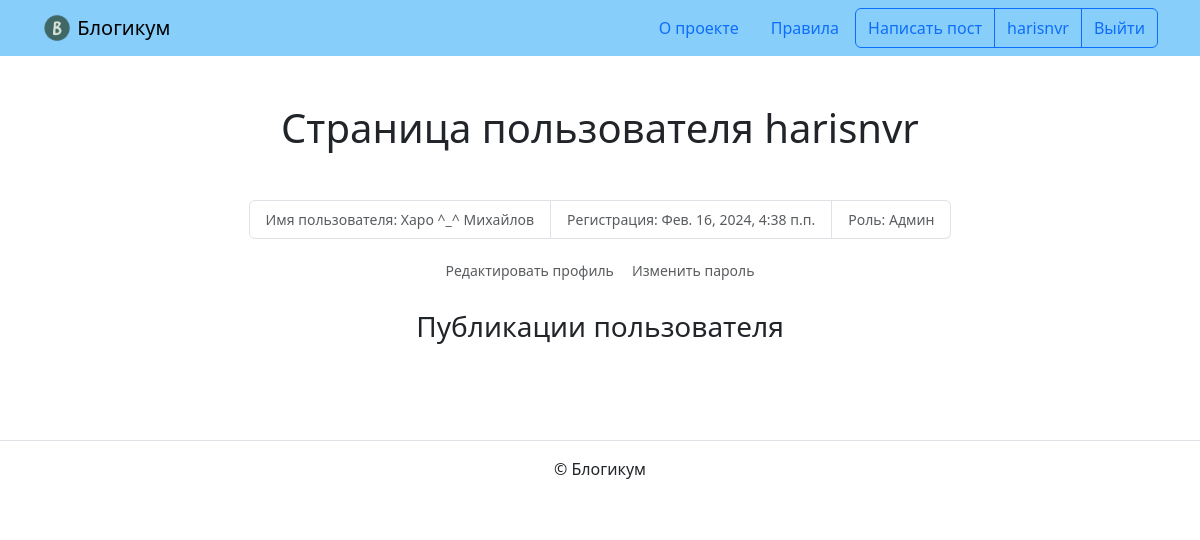
The app's page /profile/harisnvr/ (signed in), older data.
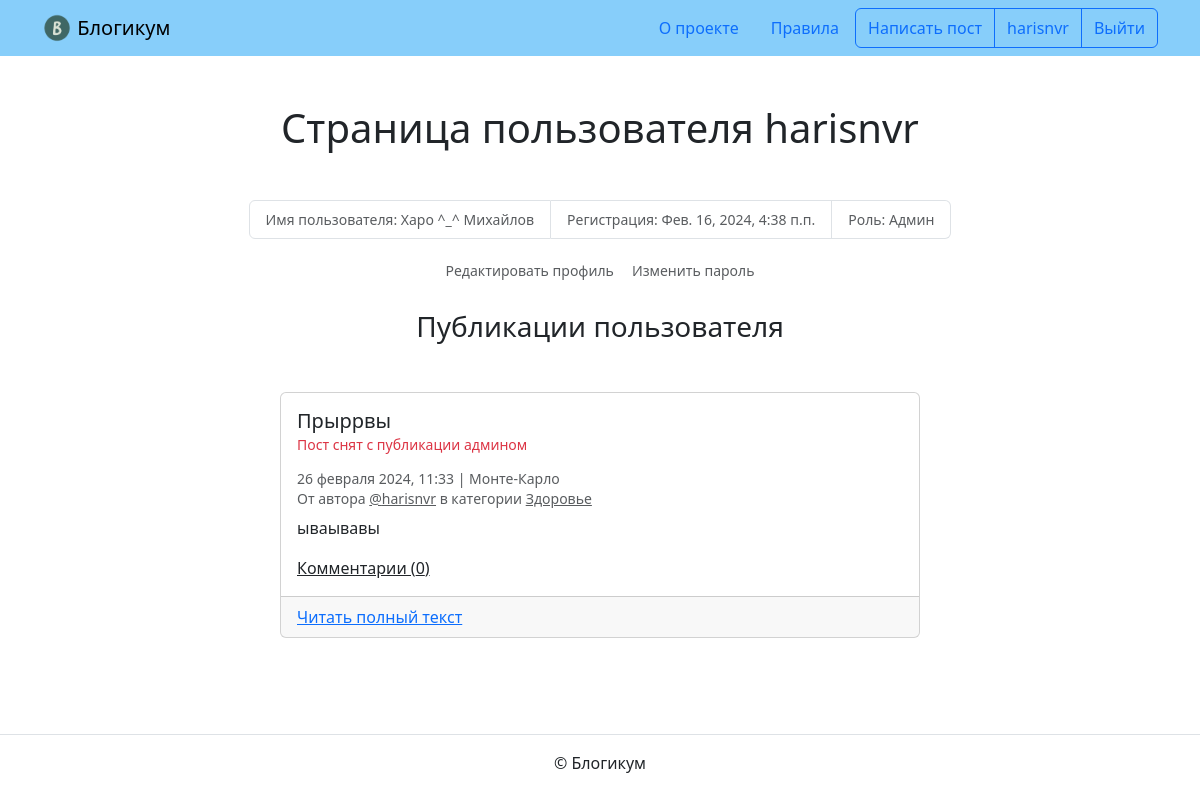
The same page, newer data.
### blog/models.py (models this page shows, shortened)
class BaseModel(models.Model):
    is_published = models.BooleanField(
        default=True,
        verbose_name='Опубликовано',
        help_text='Снимите галочку, чтобы скрыть публикацию.'
    )
    created_at = models.DateTimeField(
        auto_now_add=True,
        verbose_name='Добавлено'
    )
    class Meta:
        abstract = True

class Post(BaseModel):
    title = models.CharField(
        max_length=MX_CHARS,
        verbose_name='Заголовок'
    )
    text = models.TextField(
        verbose_name='Текст'
    )
    pub_date = models.DateTimeField(
        verbose_name='Дата и время публикации',
        help_text='Если установить дату и время в будущем — можно делать '
                  'отложенные публикации.'
    )
    author = models.ForeignKey(
        USER,
        on_delete=models.CASCADE,
        verbose_name='Автор публикации',
        related_name='posts'
    )
    location = models.ForeignKey(
        Location,
        on_delete=models.SET_NULL,
        blank=True,
        null=True,
        verbose_name='Местоположение',
        related_name='posts'
    )
    category = models.ForeignKey(
        Category,
        on_delete=models.SET_NULL,
        null=True,
        verbose_name='Категория',
        related_name='posts'
    )
    image = models.ImageField(
        verbose_name='Фото',
        upload_to='post_images',
        blank=True
    )
    comment_count = models.IntegerField(
        default=0,
        verbose_name='Кол-во комментов',
    )
    class Meta:
        verbose_name = 'публикация'
        verbose_name_plural = 'Публикации'
        ordering = ['-pub_date']

class Location(BaseModel):
    name = models.CharField(
        max_length=MX_CHARS,
        verbose_name='Название места'
    )
    class Meta:
        verbose_name = 'местоположение'
        verbose_name_plural = 'Местоположения'

class Category(BaseModel):
    title = models.CharField(
        max_length=MX_CHARS,
        verbose_name='Заголовок'
    )
    description = models.TextField(
        verbose_name='Описание'
    )
    slug = models.SlugField(
        unique=True,
        verbose_name='Идентификатор',
        help_text='Идентификатор страницы для URL; разрешены символы '
                  'латиницы, цифры, дефис и подчёркивание.'
    )
    class Meta:
        verbose_name = 'категория'
        verbose_name_plural = 'Категории'

### blog/views.py (the view)
# urls.py: path('profile/<str:username>/', views.profile,
def profile(request, username):
    user_profile = get_object_or_404(User, username=username)
    user = request.user
    if user_profile == user:
        context_posts = Post.objects.select_related(
            'category',
            'author',
            'location'
        ).filter(
            author_id=user_profile.pk)
    else:
        context_posts = base_request().filter(author_id=user_profile.pk)
    paginator = Paginator(context_posts, 10)
    page_number = request.GET.get('page')
    page_obj = paginator.get_page(page_number)
    context = {'user': user,
               'page_obj': page_obj,
               'user_profile': user_profile}
    template = 'blog/profile.html'
    return render(request, template, context)

### templates/blog/profile.html (shortened to what this page needs)
{% extends "base.html" %}
{% block content %}
  <h1 class="mb-5 text-center ">Страница пользователя {{ user_profile.username }}</h1>
  <small>
    <ul class="list-group list-group-horizontal justify-content-center mb-3">
      <li class="list-group-item text-muted">Имя пользователя: {% if user_profile.get_full_name %}{{ user_profile.get_full_name }}{% else %}не указано{% endif %}</li>
      <li class="list-group-item text-muted">Регистрация: {{ user_profile.date_joined }}</li>
      <li class="list-group-item text-muted">Роль: {% if user_profile.is_staff %}Админ{% else %}Пользователь{% endif %}</li>
    </ul>
    <ul class="list-group list-group-horizontal justify-content-center">
      {% if user.is_authenticated and request.user == user_profile %}
      <a class="btn btn-sm text-muted" href="{% url 'blog:edit_profile' user_profile.username %}">Редактировать профиль</a>
      <a class="btn btn-sm text-muted" href="{% url 'password_change' %}">Изменить пароль</a>
      {% endif %}
    </ul>
  </small>
  <br>
  <h3 class="mb-5 text-center">Публикации пользователя</h3>
  {% for post in page_obj %}
    <article class="mb-5">
      {% include "includes/post_card.html" %}
    </article>
  {% endfor %}
{% endblock %}

### templates/includes/post_card.html (shortened to what this page needs)
<div class="col d-flex justify-content-center">
  <div class="card" style="width: 40rem;">
    <div class="card-body">
      <h5 class="card-title">{{ post.title }}</h5>
      <h6 class="card-subtitle mb-2 text-muted">
        <small>
          {% if not post.is_published %}
            <p class="text-danger">Пост снят с публикации админом</p>
          {% elif not post.category.is_published %}
            <p class="text-danger">Выбранная категория снята с публикации админом</p>
          {% endif %}
          {{ post.pub_date|date:"d E Y, H:i" }} | {% if post.location and post.location.is_published %}{{ post.location.name }}{% else %}Планета Земля{% endif %}<br>
          От автора <a class="text-muted" href="{% url 'blog:profile' post.author.username %}">@{{ post.author.username }}</a> в
          категории {% include "includes/category_link.html" %}
        </small>
      </h6>
      <p class="card-text">{{ post.text|truncatewords:10 }}</p>
      <a><u>Комментарии ({{ post.comment_count }})</u></a>
    </div>
    <div class="card-footer">
      <a href="{% url 'blog:post_detail' post.id %}" class="card-link">Читать полный текст</a>
    </div>
  </div>
</div>

### templates/includes/category_link.html
<a class="text-muted" href="{% url 'blog:category_posts' post.category.slug %}">
  {{ post.category.title }}
</a>

Row changes from the older to the newer data that the page shows:
added Post: title "Прыррвы", is_published "Пост снят с публикации админом", pub_date "26 февраля 2024, 11:33", location.name "Монте-Карло", author.username "harisnvr", category "Здоровье", text "ываывавы", comment_count "0"
